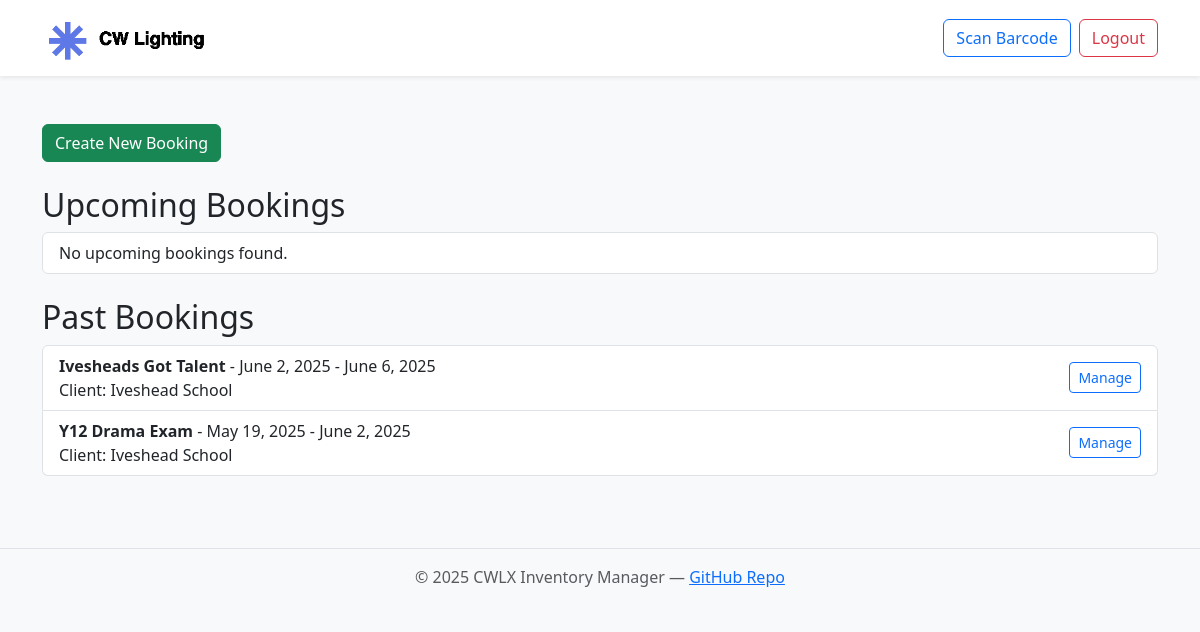
/bookings/ (signed in), run on an earlier commit of the app's database.
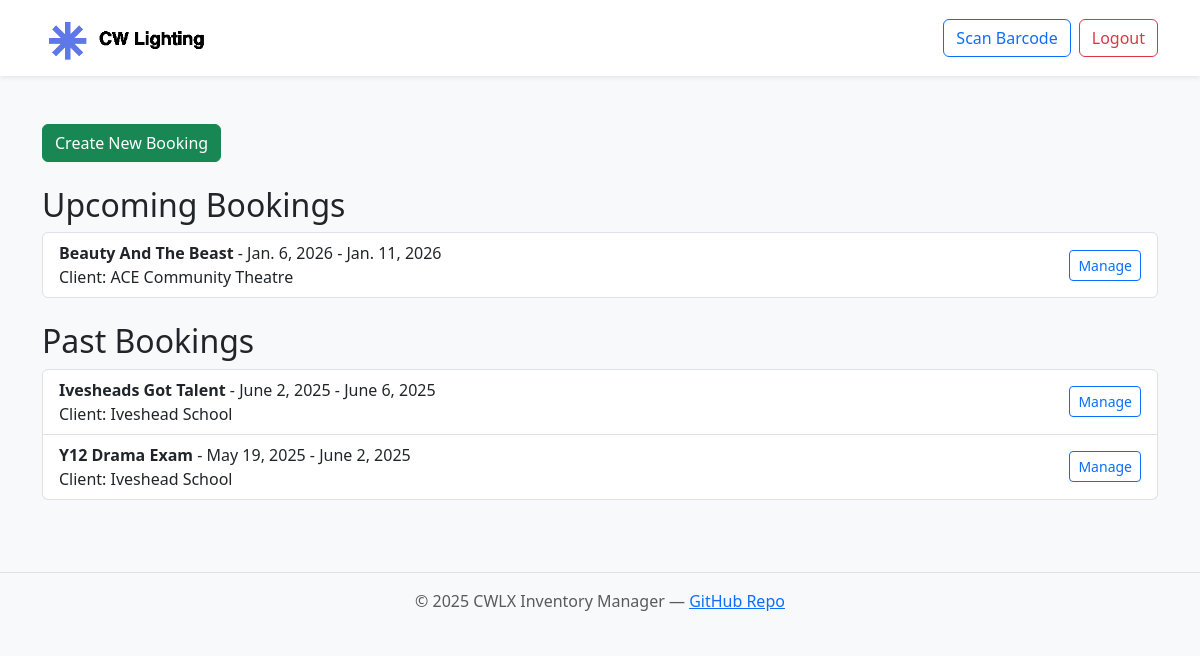
And on a later commit of the database.
### bookings/models.py (models this page shows, shortened)
class Booking(models.Model):
    client = models.ForeignKey(Client, on_delete=models.CASCADE)
    event_name = models.CharField(max_length=100)
    start_date = models.DateField()
    end_date = models.DateField()
    notes = models.TextField(blank=True)

class Client(models.Model):
    name = models.CharField(max_length=255)
    email = models.EmailField(blank=True, null=True)
    phone = models.CharField(max_length=50, blank=True, null=True)
    notes = models.TextField(blank=True, null=True)
    def __str__(self):
        return self.name

### bookings/views.py (the view)
# urls.py: path('', views.booking_list, name='list'),
def booking_list(request):
    today = now().date()
    upcoming_bookings = Booking.objects.filter(end_date__gte=today).order_by('start_date')
    past_bookings = Booking.objects.filter(end_date__lt=today).order_by('-end_date')
    return render(request, 'bookings/booking_list.html', {
        'upcoming_bookings': upcoming_bookings,
        'past_bookings': past_bookings,
    })

### bookings/templates/bookings/booking_list.html
{% extends "base.html" %}
{% block content %}
  <div class="mb-4">
    <a href="{% url 'bookings:create_booking' %}" class="btn btn-success me-2">Create New Booking</a>
  </div>
  <h2>Upcoming Bookings</h2>
  <ul class="list-group mb-4">
    {% for booking in upcoming_bookings %}
      <li class="list-group-item d-flex justify-content-between align-items-center">
        <div>
          <strong>{{ booking.event_name }}</strong> - {{ booking.start_date }} - {{ booking.end_date }}<br>
          Client: {{ booking.client }}
        </div>
        <a href="{% url 'bookings:manage_booking' booking.id %}" class="btn btn-sm btn-outline-primary">Manage</a>
      </li>
    {% empty %}
      <li class="list-group-item">No upcoming bookings found.</li>
    {% endfor %}
  </ul>
  <h2>Past Bookings</h2>
  <ul class="list-group">
    {% for booking in past_bookings %}
      <li class="list-group-item d-flex justify-content-between align-items-center">
        <div>
          <strong>{{ booking.event_name }}</strong> - {{ booking.start_date }} - {{ booking.end_date }}<br>
          Client: {{ booking.client }}
        </div>
        <a href="{% url 'bookings:manage_booking' booking.id %}" class="btn btn-sm btn-outline-primary">Manage</a>
      </li>
    {% empty %}
      <li class="list-group-item">No past bookings found.</li>
    {% endfor %}
  </ul>
{% endblock %}

What changed in the data, as far as the page shows it:
added Booking: event_name "Beauty And The Beast", start_date "Jan. 6, 2026", end_date "Jan. 11, 2026", client "ACE Community Theatre", shown under "Upcoming Bookings"
Also different on the page:
text no longer shown: "No upcoming bookings found."
